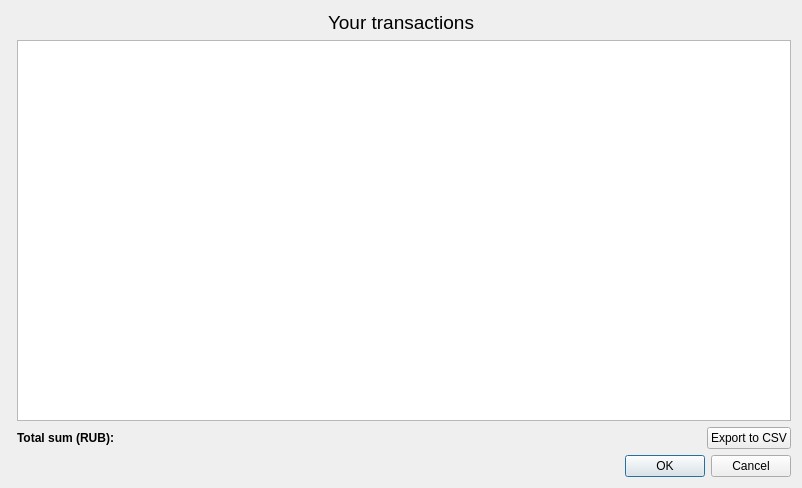
<?xml version="1.0" encoding="UTF-8"?>
<ui version="4.0">
 <class>TransactionsTable</class>
 <widget class="QDialog" name="TransactionsTable">
  <property name="geometry">
   <rect>
    <x>0</x>
    <y>0</y>
    <width>802</width>
    <height>488</height>
   </rect>
  </property>
  <property name="windowTitle">
   <string>Transactions</string>
  </property>
  <layout class="QGridLayout" name="gridLayout">
   <item row="2" column="1">
    <widget class="QDialogButtonBox" name="buttonBox">
     <property name="orientation">
      <enum>Qt::Horizontal</enum>
     </property>
     <property name="standardButtons">
      <set>QDialogButtonBox::Cancel|QDialogButtonBox::Ok</set>
     </property>
    </widget>
   </item>
   <item row="0" column="0" colspan="2">
    <widget class="QLabel" name="tableHeaderLbl">
     <property name="font">
      <font>
       <pointsize>14</pointsize>
      </font>
     </property>
     <property name="text">
      <string>Your transactions</string>
     </property>
     <property name="alignment">
      <set>Qt::AlignCenter</set>
     </property>
    </widget>
   </item>
   <item row="1" column="1">
    <layout class="QVBoxLayout" name="verticalLayout">
     <property name="sizeConstraint">
      <enum>QLayout::SetNoConstraint</enum>
     </property>
     <item>
      <widget class="QTableView" name="tableView">
       <property name="sizeAdjustPolicy">
        <enum>QAbstractScrollArea::AdjustToContents</enum>
       </property>
       <property name="sortingEnabled">
        <bool>true</bool>
       </property>
       <property name="wordWrap">
        <bool>true</bool>
       </property>
      </widget>
     </item>
     <item>
      <layout class="QHBoxLayout" name="horizontalLayout">
       <item>
        <widget class="QLabel" name="totalSum">
         <property name="font">
          <font>
           <weight>75</weight>
           <bold>true</bold>
          </font>
         </property>
         <property name="text">
          <string>Total sum (RUB): </string>
         </property>
        </widget>
       </item>
       <item>
        <spacer name="horizontalSpacer">
         <property name="orientation">
          <enum>Qt::Horizontal</enum>
         </property>
         <property name="sizeHint" stdset="0">
          <size>
           <width>40</width>
           <height>20</height>
          </size>
         </property>
        </spacer>
       </item>
       <item>
        <widget class="QPushButton" name="exportToCSVBtn">
         <property name="text">
          <string>Export to CSV</string>
         </property>
        </widget>
       </item>
      </layout>
     </item>
    </layout>
   </item>
  </layout>
 </widget>
 <resources/>
 <connections>
  <connection>
   <sender>buttonBox</sender>
   <signal>accepted()</signal>
   <receiver>TransactionsTable</receiver>
   <slot>accept()</slot>
   <hints>
    <hint type="sourcelabel">
     <x>248</x>
     <y>254</y>
    </hint>
    <hint type="destinationlabel">
     <x>157</x>
     <y>274</y>
    </hint>
   </hints>
  </connection>
  <connection>
   <sender>buttonBox</sender>
   <signal>rejected()</signal>
   <receiver>TransactionsTable</receiver>
   <slot>reject()</slot>
   <hints>
    <hint type="sourcelabel">
     <x>316</x>
     <y>260</y>
    </hint>
    <hint type="destinationlabel">
     <x>286</x>
     <y>274</y>
    </hint>
   </hints>
  </connection>
 </connections>
</ui>
